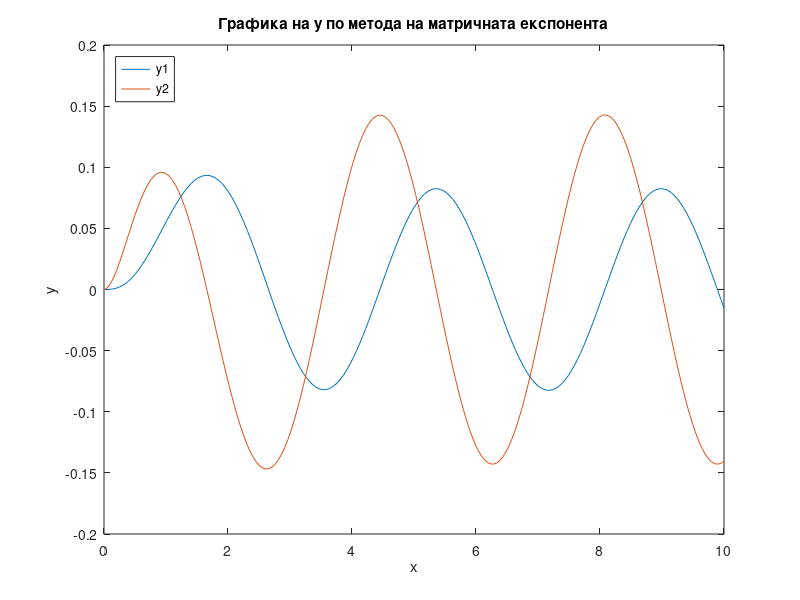

Reproduce this figure in MATLAB.
function secondTask
A = [0, 1; -3, 0]; % матрица на коефициенти
B = @(x)[0; myFunction(x)]; % свободни коефициенти
expA = expm(A); % матрична експонента

% начални условия
y0 = [0; 0];
% създаване на масив от времеви точки
t = linspace(0, 10, 200);
% създаване на масив за съхранение на резултатите
y = zeros(length(y0), length(t)); 

for i = 1:length(t)
    integrand = @(s) expm(A*(t(i)-s)) * B(s);
    y(:,i) = expA * y0 + integral(integrand, 0, t(i), 'ArrayValued', true);
end

figure(2),plot(t, y(1,:),t,y(2,:));
title('Графика на y по метода на матричната експонента');
xlabel('x');
ylabel('y');
legend('y1', 'y2', 'Location', 'northwest', 'Orientation', 'vertical');

end

function f = myFunction(x)
f = x*exp(-2*x);
end